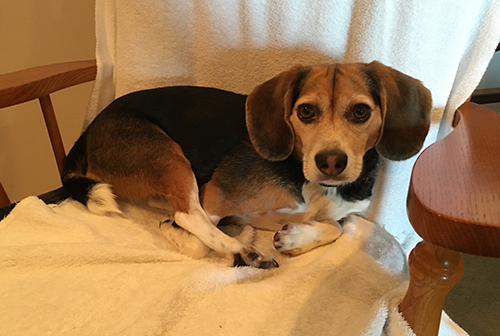
#> input picture openCV/datasets/beagle.png, 500 x 336 px, found by its file name
$ python 1.threshold.py
#> lines starting #> are read from the running program, lines starting #| are printed output that depends on the picture; after the words box and inside, x2 and y2 are one past the last pixel; in counts of white or black regions, pixels touching at a corner belong together
"""
Arithmetic with images
"""

# Import required packages:
from google.colab.patches import cv2_imshow
import numpy as np
import cv2


# Load the original image:
image_1 = cv2.imread('sample_data/beagle.png')
#> image_1 is the input picture: shape (336, 500, 3); mean B, G, R 83, 120.9, 156.2

image_1 = cv2.cvtColor(image_1, cv2.COLOR_BGR2GRAY)
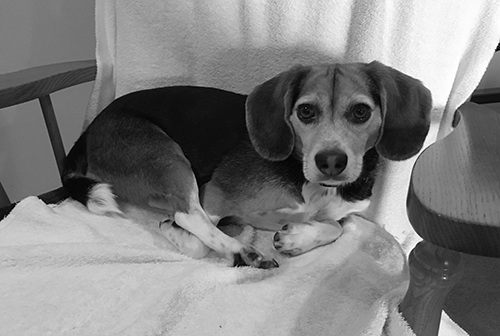
#> image_1: shape (336, 500); min 0, max 255, mean 127.2

# Apply threshold

# 1. THRESH_BINARY
ret, thresh_binary = cv2.threshold(image_1, 127, 255, cv2.THRESH_BINARY)
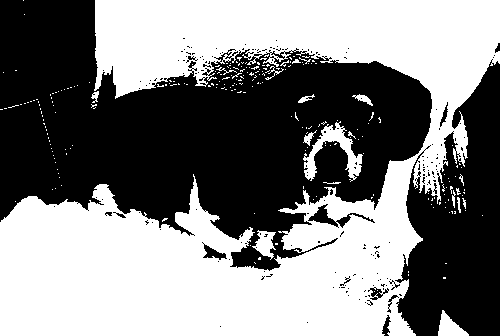
#> thresh_binary: shape (336, 500); 50.4% white; 180 black regions (165 under 20 px), largest, box (x1, y1, x2, y2) and area: (0, 0, 432, 271) 63980, (395, 59, 500, 336) 17914, (308, 204, 375, 228) 404

# 2. THRESH_BINARY_INV
ret, thresh_binary_inv = cv2.threshold(image_1, 127, 255, cv2.THRESH_BINARY_INV)

# 3. cv2.THRESH_TRUNC
ret, thresh_trunc = cv2.threshold(image_1, 127, 255, cv2.THRESH_TRUNC)
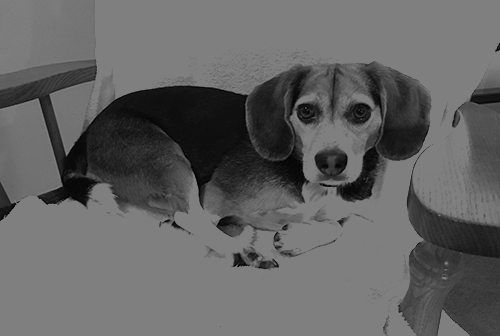
#> thresh_trunc: shape (336, 500); min 0, max 127, mean 99.2

# 4. cv2.THRESH_TOZERO
ret, thresh_to_zero = cv2.threshold(image_1, 127, 255, cv2.THRESH_TOZERO)
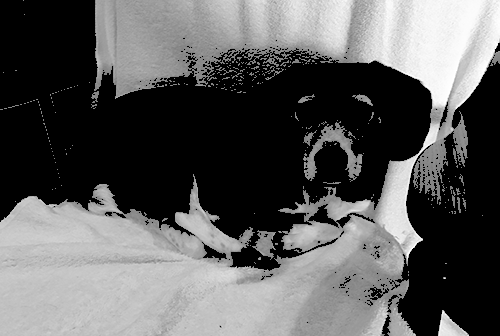
#> thresh_to_zero: shape (336, 500); min 0, max 255, mean 91.9

# 5. cv2.THRESH_TOZERO_INV
ret, thresh_to_zero_inv = cv2.threshold(image_1, 127, 255, cv2.THRESH_TOZERO_INV)
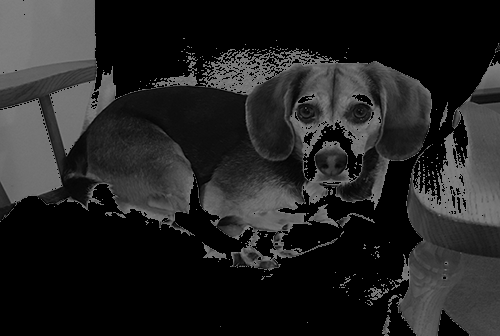
#> thresh_to_zero_inv: shape (336, 500); min 0, max 127, mean 35.3


# OTSU(bimodel image(2 peaks))
ret, thresh_binary_otsu = cv2.threshold(image_1, 0, 255, cv2.THRESH_BINARY+cv2.THRESH_OTSU)
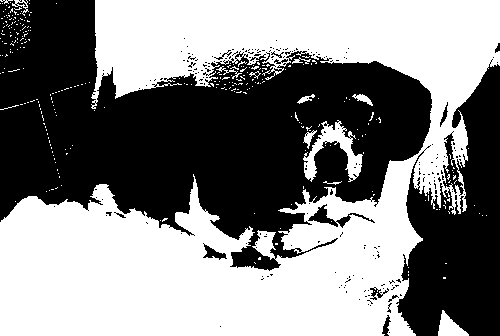
#> thresh_binary_otsu: shape (336, 500); 51.5% white; 202 black regions (189 under 20 px), largest, box (x1, y1, x2, y2) and area: (0, 0, 432, 271) 62704, (396, 59, 500, 336) 17255, (308, 204, 375, 228) 385
#> ret = 125

# cv2.ADAPTIVE_THRESH_MEAN_C : threshold value is the mean of neighbourhood area.
# cv2.ADAPTIVE_THRESH_GAUSSIAN_C : threshold value is the weighted sum of neighbourhood values where weights are a gaussian window.
# Block Size - It decides the size of neighbourhood area.
# C - It is just a constant which is subtracted from the mean or weighted mean calculated.

th2 = cv2.adaptiveThreshold(image_1, 255, cv2.ADAPTIVE_THRESH_MEAN_C,
            cv2.THRESH_BINARY, 11, 2)
#> th2: shape (336, 500); 64.7% white; 2696 black regions (2444 under 20 px), largest, box (x1, y1, x2, y2) and area: (0, 0, 432, 263) 18466, (397, 0, 500, 336) 4182, (279, 160, 414, 313) 2882
th3 = cv2.adaptiveThreshold(image_1, 255, cv2.ADAPTIVE_THRESH_GAUSSIAN_C,
            cv2.THRESH_BINARY, 11, 2)
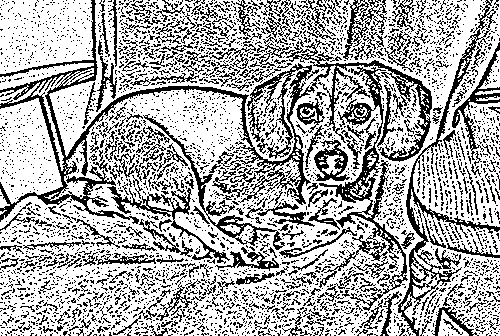
#> th3: shape (336, 500); 67.8% white; black in thin lines or dots

cv2_imshow(thresh_binary)
cv2_imshow(th3)

$ run again, with openCV/datasets/dog_backpack.png copied over openCV/datasets/beagle.png
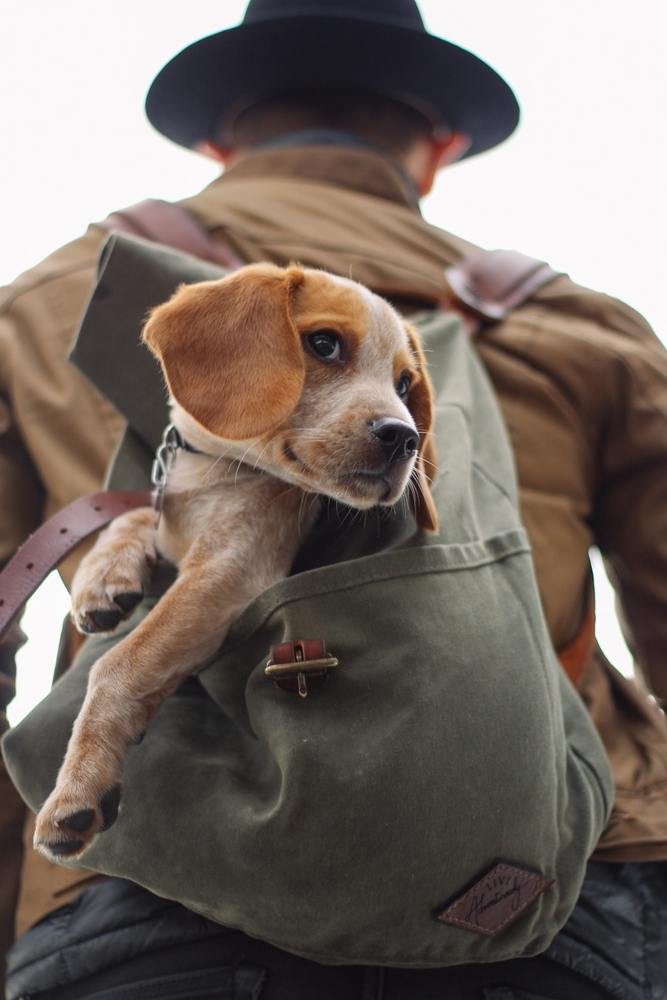
#> input picture openCV/datasets/dog_backpack.png, 667 x 1000 px, shrunk from 934 x 1401 before the run, found by its file name
#> image_1 is the input picture: shape (1000, 667, 3); mean B, G, R 99.5, 106.7, 118.1
#> image_1: shape (1000, 667)
#> `ret, thresh_binary = cv2.threshold(image_1, 127, 255, cv2.THRESH_BINARY)`:
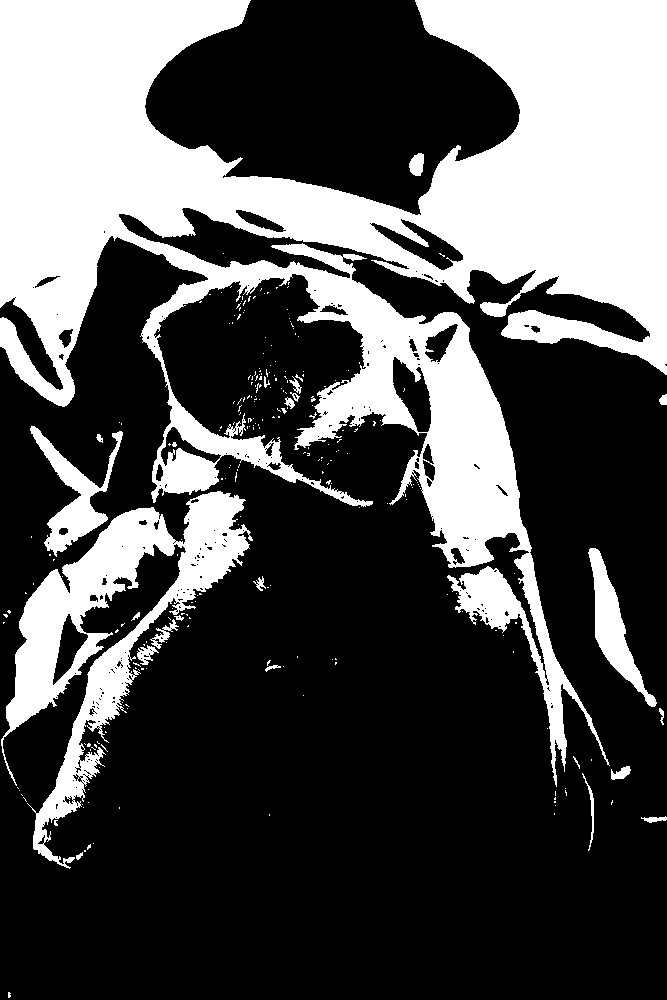
#> thresh_binary: shape (1000, 667); 31.9% white; 253 white regions (229 under 20 px), largest, box (x1, y1, x2, y2) and area: (0, 0, 667, 787) 178905, (1, 491, 253, 869) 24695, (30, 426, 123, 557) 3481
#> thresh_binary_otsu: shape (1000, 667); 26.4% white; 208 white regions (172 under 20 px), largest, box (x1, y1, x2, y2) and area: (0, 0, 667, 566) 147758, (6, 508, 168, 734) 10490, (33, 495, 246, 863) 7583
#> ret = 143
#> th2: shape (1000, 667); 71% white; 5257 black regions (4468 under 20 px), largest, box (x1, y1, x2, y2) and area: (0, 0, 667, 502) 28140, (0, 481, 667, 1000) 22271, (248, 465, 667, 744) 9724
#> `th3 = cv2.adaptiveThreshold(image_1, 255, cv2.ADAPTIVE_THRESH_GAUSSIAN..`:
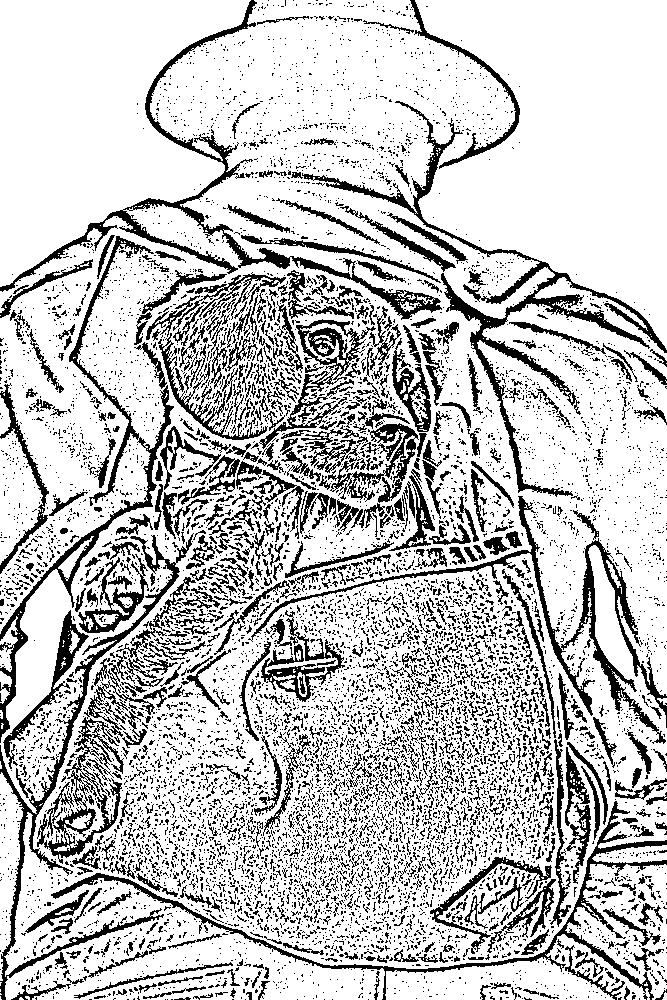
#> th3: shape (1000, 667); 77.3% white; 8857 black regions (8021 under 20 px), largest, box (x1, y1, x2, y2) and area: (302, 101, 667, 497) 7864, (0, 0, 442, 320) 6424, (248, 496, 667, 744) 5846
